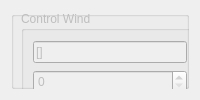
              <widget class="QWidget" name="tabWidgetPage2">
               <attribute name="title">
                <string>Wind</string>
               </attribute>
               <layout class="QGridLayout" name="gridLayout_13">
                <item row="0" column="0">
                 <widget class="QGroupBox" name="groupBox_5">
                  <property name="title">
                   <string/>
                  </property>
                  <widget class="QGroupBox" name="groupBox_10">
                   <property name="enabled">
                    <bool>false</bool>
                   </property>
                   <property name="geometry">
                    <rect>
                     <x>10</x>
                     <y>0</y>
                     <width>256</width>
                     <height>96</height>
                    </rect>
                   </property>
                   <property name="title">
                    <string>Control Wind</string>
                   </property>
                   <layout class="QGridLayout" name="gridLayout_7">
                    <item row="0" column="0">
                     <widget class="QLineEdit" name="windQuad">
                      <property name="enabled">
                       <bool>false</bool>
                      </property>
                      <property name="toolTip">
                       <string>&lt;html&gt;&lt;head/&gt;&lt;body&gt;&lt;p&gt;Add &lt;span style=&quot; font-weight:600;&quot;&gt;4 &lt;/span&gt;items&lt;/p&gt;&lt;p&gt;[0, 0, 0, 0]&lt;/p&gt;&lt;/body&gt;&lt;/html&gt;</string>
                      </property>
                      <property name="text">
                       <string>[]</string>
                      </property>
                     </widget>
                    </item>
                    <item row="0" column="1">
                     <widget class="QLabel" name="label_8">
                      <property name="enabled">
                       <bool>false</bool>
                      </property>
                      <property name="text">
                       <string>windQuad</string>
                      </property>
                     </widget>
                    </item>
                    <item row="1" column="0">
                     <widget class="QSpinBox" name="windDirection">
                      <property name="enabled">
                       <bool>false</bool>
                      </property>
                      <property name="maximum">
                       <number>360</number>
                      </property>
                     </widget>
                    </item>
                    <item row="1" column="1">
                     <widget class="QLabel" name="label_152">
                      <property name="enabled">
                       <bool>false</bool>
                      </property>
                      <property name="text">
                       <string>windDirection</string>
                      </property>
                     </widget>
                    </item>
                   </layout>
                  </widget>
                 </widget>
                </item>
               </layout>
              </widget>
